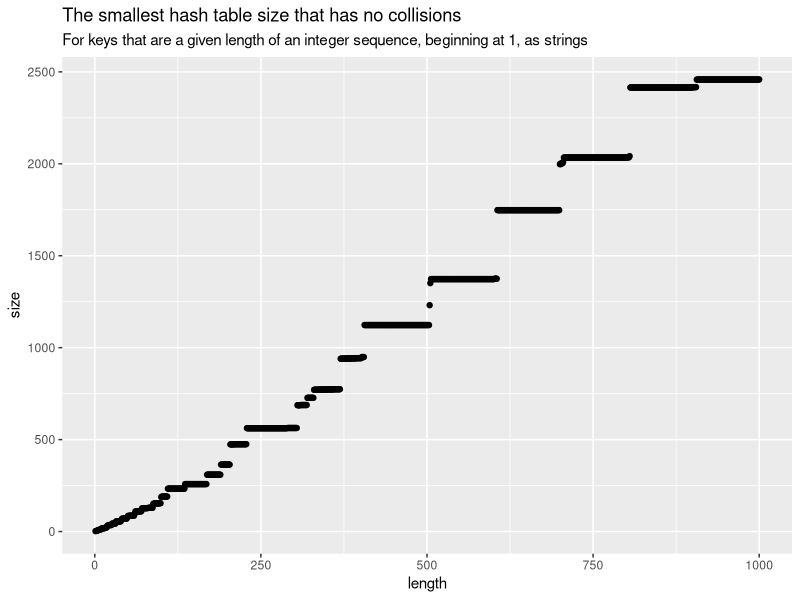

This chart was generated by the following R code:
## ---- chunk 1
knitr::opts_chunk$set(echo = TRUE)
## ---- chunk 2
put_money_into_my_wallet <- function(x) {
  x[["money"]] <- 1000000
}

# Create an empty wallet.  Don't give a full wallet to a magician.
wallet <- list(money = 0)
wallet$money

# Invite them to put money into your wallet.  It sure looks as though they did!
put_money_into_my_wallet(wallet)

# Uh-oh, where did the money go?
wallet$money
## ---- chunk 3
# Outwit the magician by giving them a trick wallet.
wallet_2 <- list2env(wallet)
wallet_2$money

# Invite them to put money into your trick wallet.
put_money_into_my_wallet(wallet_2)

# Ahracadabra!  The money is still in the wallet.  Run for it.
wallet_2$money
## ---- chunk 4
my_list <- as.list(LETTERS[1:5])
names(my_list) <- as.character(1:5)
my_list

my_env <- list2env(my_list, hash = TRUE, size = 5)
## ---- chunk 5
env.profile(my_env)
## ---- chunk 6
my_list <- as.list(1:25)
names(my_list) <- as.character(1:25)
my_env <- list2env(my_list, hash = TRUE)
env.profile(my_env)
## ---- chunk 7
my_list <- as.list(1:30)
names(my_list) <- as.character(1:30)
my_env <- list2env(my_list, hash = TRUE)
env.profile(my_env) # The size is 36, which is bigger than length(my_list).

# This time, calculate a size that won't be increased.
size <- ceiling(length(my_list) / 0.85)
size # Surprise!  It's 36.

my_env <- list2env(my_list, hash = TRUE, size = size)
env.profile(my_env) # The size is unchanged, so no time was wasted resizing.
## ---- chunk 8
my_list <- list("1" = 1)
size <- ceiling(length(my_list) / 0.85) # It's 2
my_env <- list2env(my_list, hash = TRUE, size = size)
env.profile(my_env)
## ---- chunk 9
my_list <- list("1" = 1)
my_env <- list2env(my_list, hash = TRUE, size = length(my_list))
env.profile(my_env)
## ---- chunk 10
my_list <- as.list(1:100)
names(my_list) <- 1:100
my_env <- list2env(my_list, hash = TRUE, size = 1)
env.profile(my_env) # the size is still 1, even though there are 100 objects
## ---- chunk 11
HASHSIZE_table <- 1 # What we asked for with list2env(my_list, size = 1)
HASHTABLEGROWTHRATE <- 1.2 # Hardcoded
as.integer(HASHSIZE_table * HASHTABLEGROWTHRATE) # The size of the new table
## ---- chunk 12
my_list <- as.list(1:30)
names(my_list) <- as.character(1:30)
my_env <- list2env(my_list, hash = TRUE)
env.profile(my_env) # The size is 36, which is bigger than length(my_list).
## ---- chunk 13
library(tidyverse)

keys <- function(n) {
  setNames(.Internal(vector("list", n)), seq_len(n))
}

optimal_size <- function(length) {
  k <- keys(length)
  size <- 1
  while (max((e <- env.profile(list2env(k, hash = TRUE, size = size)))$counts) > 1) {
    size <- size + 1
  }
  e$size
}

lengths <- seq_len(1000)
d <- data.frame(length = lengths, size = map_int(lengths, optimal_size))

d |>
  ggplot(aes(length, size)) +
  geom_point() +
  labs(title = "The smallest hash table size that has no collisions",
       subtitle = "For keys that are a given length of an integer sequence, beginning at 1, as strings")
